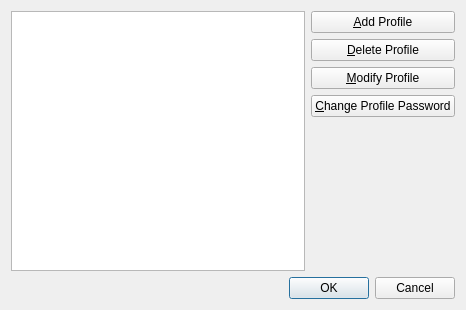
<?xml version="1.0" encoding="UTF-8"?>
<ui version="4.0">
 <class>ProfileDialogBase</class>
 <widget class="QDialog" name="ProfileDialogBase">
  <property name="geometry">
   <rect>
    <x>0</x>
    <y>0</y>
    <width>466</width>
    <height>310</height>
   </rect>
  </property>
  <property name="windowTitle">
   <string>Select Profile</string>
  </property>
  <layout class="QGridLayout" name="gridLayout">
   <item row="0" column="0">
    <widget class="QListWidget" name="kcfg_ProfileName"/>
   </item>
   <item row="0" column="1">
    <layout class="QVBoxLayout" name="verticalLayout">
     <item>
      <widget class="QPushButton" name="btnCreate">
       <property name="text">
        <string>&amp;Add Profile</string>
       </property>
      </widget>
     </item>
     <item>
      <widget class="QPushButton" name="btnDelete">
       <property name="text">
        <string>&amp;Delete Profile</string>
       </property>
      </widget>
     </item>
     <item>
      <widget class="QPushButton" name="btnModify">
       <property name="text">
        <string>&amp;Modify Profile</string>
       </property>
      </widget>
     </item>
     <item>
      <widget class="QPushButton" name="btnUpdatePassword">
       <property name="text">
        <string>&amp;Change Profile Password</string>
       </property>
      </widget>
     </item>
     <item>
      <spacer name="verticalSpacer">
       <property name="orientation">
        <enum>Qt::Vertical</enum>
       </property>
       <property name="sizeHint" stdset="0">
        <size>
         <width>20</width>
         <height>40</height>
        </size>
       </property>
      </spacer>
     </item>
    </layout>
   </item>
   <item row="1" column="0" colspan="2">
    <widget class="QDialogButtonBox" name="buttonBox">
     <property name="standardButtons">
      <set>QDialogButtonBox::Cancel|QDialogButtonBox::Ok</set>
     </property>
    </widget>
   </item>
  </layout>
 </widget>
 <tabstops>
  <tabstop>kcfg_ProfileName</tabstop>
  <tabstop>buttonBox</tabstop>
  <tabstop>btnCreate</tabstop>
  <tabstop>btnDelete</tabstop>
  <tabstop>btnModify</tabstop>
  <tabstop>btnUpdatePassword</tabstop>
 </tabstops>
 <resources/>
 <connections>
  <connection>
   <sender>buttonBox</sender>
   <signal>accepted()</signal>
   <receiver>ProfileDialogBase</receiver>
   <slot>accept()</slot>
   <hints>
    <hint type="sourcelabel">
     <x>272</x>
     <y>302</y>
    </hint>
    <hint type="destinationlabel">
     <x>261</x>
     <y>319</y>
    </hint>
   </hints>
  </connection>
  <connection>
   <sender>buttonBox</sender>
   <signal>rejected()</signal>
   <receiver>ProfileDialogBase</receiver>
   <slot>reject()</slot>
   <hints>
    <hint type="sourcelabel">
     <x>328</x>
     <y>300</y>
    </hint>
    <hint type="destinationlabel">
     <x>347</x>
     <y>319</y>
    </hint>
   </hints>
  </connection>
 </connections>
</ui>
